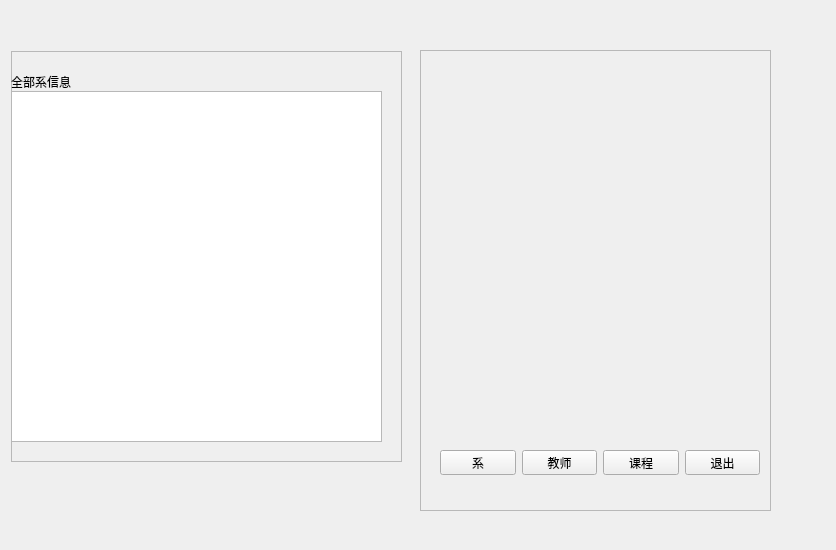
<?xml version="1.0" encoding="UTF-8"?>
<ui version="4.0">
 <class>Form</class>
 <widget class="QWidget" name="Form">
  <property name="geometry">
   <rect>
    <x>0</x>
    <y>0</y>
    <width>836</width>
    <height>550</height>
   </rect>
  </property>
  <property name="windowTitle">
   <string>Form</string>
  </property>
  <widget class="QFrame" name="frame">
   <property name="geometry">
    <rect>
     <x>11</x>
     <y>51</y>
     <width>391</width>
     <height>411</height>
    </rect>
   </property>
   <property name="frameShape">
    <enum>QFrame::StyledPanel</enum>
   </property>
   <property name="frameShadow">
    <enum>QFrame::Raised</enum>
   </property>
   <widget class="QLabel" name="label_3">
    <property name="geometry">
     <rect>
      <x>0</x>
      <y>20</y>
      <width>121</width>
      <height>21</height>
     </rect>
    </property>
    <property name="text">
     <string>全部系信息</string>
    </property>
   </widget>
   <widget class="QTextBrowser" name="textBrowser_3">
    <property name="geometry">
     <rect>
      <x>0</x>
      <y>40</y>
      <width>371</width>
      <height>351</height>
     </rect>
    </property>
    <property name="html">
     <string>&lt;!DOCTYPE HTML PUBLIC &quot;-//W3C//DTD HTML 4.0//EN&quot; &quot;http://www.w3.org/TR/REC-html40/strict.dtd&quot;&gt;
&lt;html&gt;&lt;head&gt;&lt;meta name=&quot;qrichtext&quot; content=&quot;1&quot; /&gt;&lt;style type=&quot;text/css&quot;&gt;
p, li { white-space: pre-wrap; }
&lt;/style&gt;&lt;/head&gt;&lt;body style=&quot; font-family:'SimSun'; font-size:9pt; font-weight:400; font-style:normal;&quot;&gt;
&lt;p style=&quot;-qt-paragraph-type:empty; margin-top:0px; margin-bottom:0px; margin-left:0px; margin-right:0px; -qt-block-indent:0; text-indent:0px;&quot;&gt;&lt;br /&gt;&lt;/p&gt;&lt;/body&gt;&lt;/html&gt;</string>
    </property>
   </widget>
  </widget>
  <widget class="QFrame" name="frame_2">
   <property name="geometry">
    <rect>
     <x>420</x>
     <y>50</y>
     <width>351</width>
     <height>461</height>
    </rect>
   </property>
   <property name="frameShape">
    <enum>QFrame::StyledPanel</enum>
   </property>
   <property name="frameShadow">
    <enum>QFrame::Raised</enum>
   </property>
   <widget class="QWidget" name="layoutWidget_2">
    <property name="geometry">
     <rect>
      <x>20</x>
      <y>400</y>
      <width>320</width>
      <height>25</height>
     </rect>
    </property>
    <layout class="QHBoxLayout" name="horizontalLayout_2">
     <item>
      <widget class="QPushButton" name="pushButton_11">
       <property name="text">
        <string>系</string>
       </property>
      </widget>
     </item>
     <item>
      <widget class="QPushButton" name="pushButton_12">
       <property name="text">
        <string>教师</string>
       </property>
      </widget>
     </item>
     <item>
      <widget class="QPushButton" name="pushButton_13">
       <property name="text">
        <string>课程</string>
       </property>
      </widget>
     </item>
     <item>
      <widget class="QPushButton" name="pushButton_14">
       <property name="text">
        <string>退出</string>
       </property>
      </widget>
     </item>
    </layout>
   </widget>
  </widget>
 </widget>
 <resources/>
 <connections/>
</ui>
